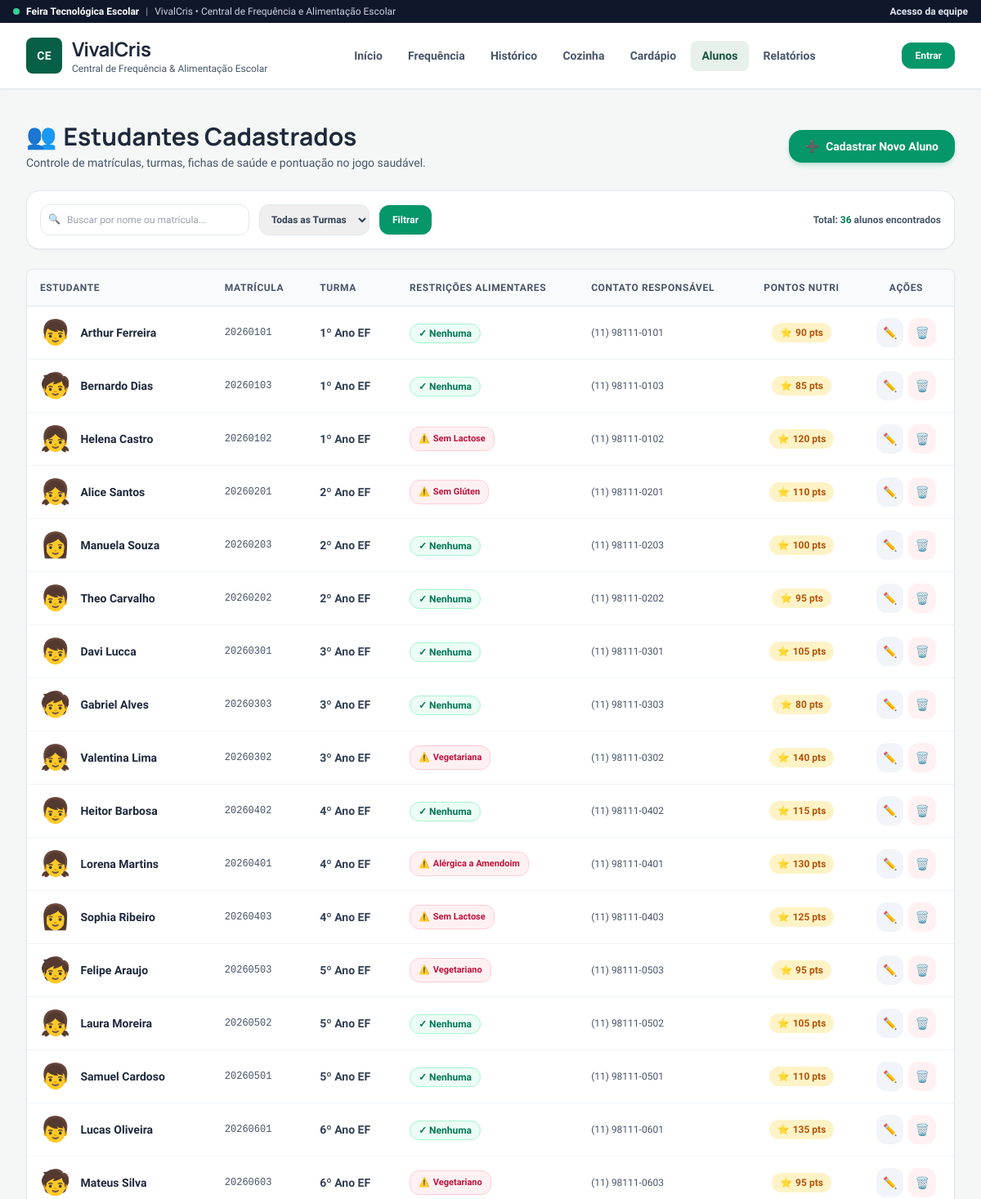
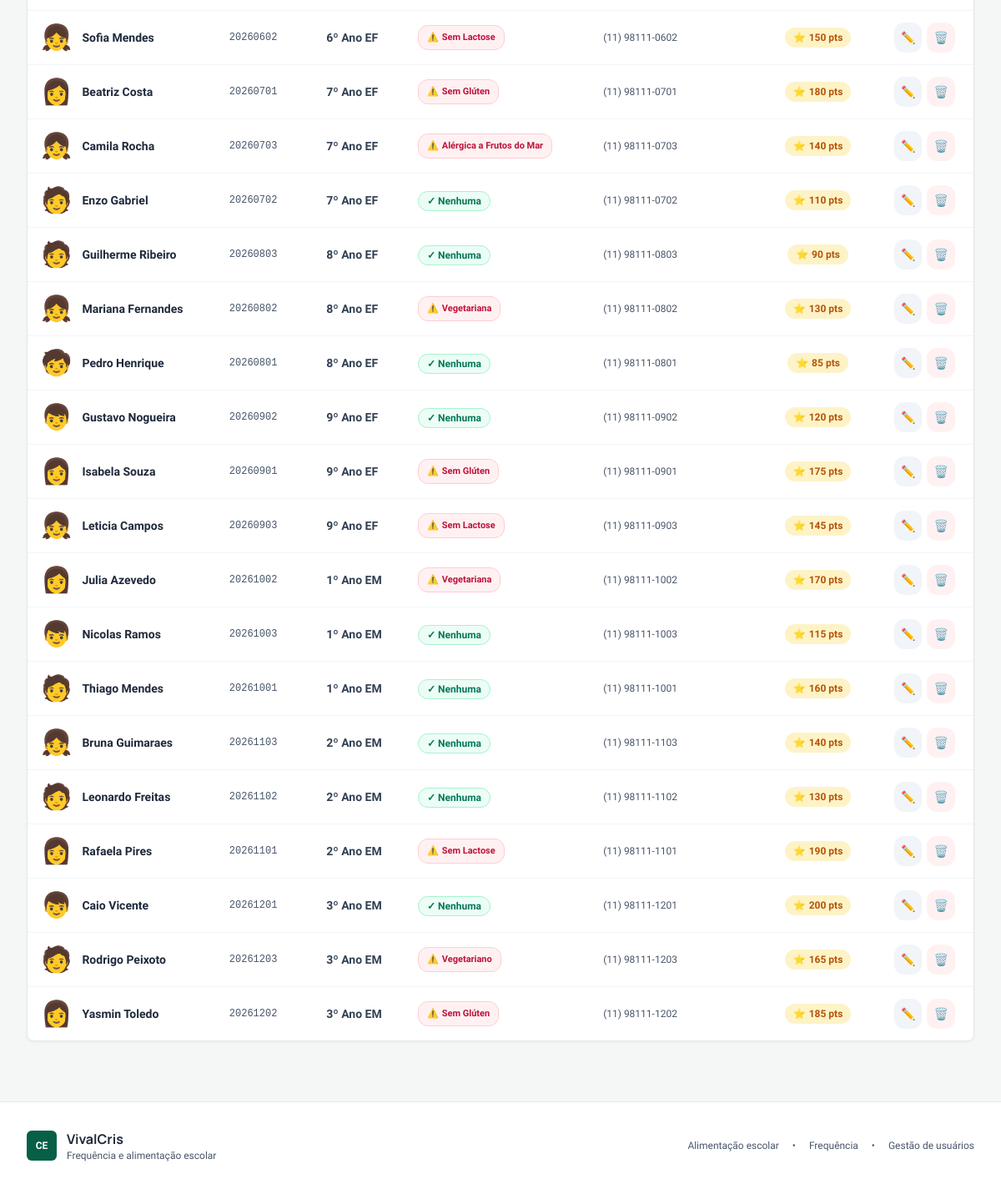
Page /public/alunos on the committed database (2 pictures, top to bottom).
### tables this page shows
CREATE TABLE `alunos` (
    `id` INT AUTO_INCREMENT PRIMARY KEY,
    `nome` VARCHAR(150) NOT NULL,
    `matricula` VARCHAR(50) NOT NULL UNIQUE,
    `turma` VARCHAR(50) NOT NULL,
    `avatar` VARCHAR(10) NOT NULL DEFAULT '👦',
    `restricoes` VARCHAR(255) DEFAULT 'Nenhuma',
    `telefone_responsavel` VARCHAR(30) DEFAULT NULL,
    `pontos_nutri` INT DEFAULT 50,
    `created_at` TIMESTAMP DEFAULT CURRENT_TIMESTAMP
);

### core/Controller.php (called while the page is built, shortened)
<?php
class Controller {
    protected function view(string $viewPath, array $data = []): void {
        extract($data);
        $viewFile = __DIR__ . "/../app/Views/{$viewPath}.php";
        require_once $viewFile;
    }
}

### app/Controllers/AlunosController.php (called while the page is built, shortened)
<?php
class AlunosController extends Controller {
    public function index(): void {
        $turma = $_GET['turma'] ?? 'todas';
        $busca = trim($_GET['busca'] ?? '');
        $turmas = Aluno::getTurmas();
        $alunos = (!empty($turma) && $turma !== 'todas') ? Aluno::getByTurma($turma) : Aluno::all();
        $this->view('alunos/index', [
            'alunos' => $alunos,
            'turmas' => $turmas,
            'turmaSelecionada' => $turma,
            'busca' => $busca,
            'total' => count($alunos)
        ]);
    }
}

### public/index.php (called while the page is built, shortened)
<?php
require_once __DIR__ . '/../core/helpers.php';
Router::dispatch();

### core/helpers.php (called while the page is built, shortened)
<?php
if (!function_exists('base_url')) {
    function base_url(): string {
        $scriptName = $_SERVER['SCRIPT_NAME'] ?? '';
        $base = dirname($scriptName);
        return rtrim(str_replace('\\', '/', $base), '/');
    }
}
if (!function_exists('url')) {
    function url(string $path = ''): string {
        $path = ltrim($path, '/');
        $base = base_url();
        return $base ? "{$base}/{$path}" : "/{$path}";
    }
}

### core/Model.php (called while the page is built, shortened)
<?php
abstract class Model {
    protected static ?PDO $db = null;
    protected static function getConnection(): PDO {
        if (self::$db === null) {
            self::$db = Database::getInstance();
        }
        return self::$db;
    }
}

### app/Models/Aluno.php (called while the page is built, shortened)
<?php
class Aluno extends Model {
    public static function all(): array {
        $turmas = self::getTurmas();
        $stmt = self::getConnection()->query("SELECT * FROM alunos");
        $todos = $stmt->fetchAll();
        usort($todos, function($a, $b) use ($turmas) {
            $posA = array_search($a['turma'], $turmas);
            $posB = array_search($b['turma'], $turmas);
            if ($posA !== $posB) {
                return $posA <=> $posB;
            }
            return strcmp($a['nome'], $b['nome']);
        });
        return $todos;
    }
    public static function getTurmas(): array {
        $ordem = [
            '1º Ano EF', '2º Ano EF', '3º Ano EF', '4º Ano EF', '5º Ano EF',
            '6º Ano EF', '7º Ano EF', '8º Ano EF', '9º Ano EF',
            '1º Ano EM', '2º Ano EM', '3º Ano EM'
        ];
        $stmt = self::getConnection()->query("SELECT DISTINCT turma FROM alunos");
        $turmas = $stmt->fetchAll(PDO::FETCH_COLUMN);
        usort($turmas, function($a, $b) use ($ordem) {
            $posA = array_search($a, $ordem);
            $posB = array_search($b, $ordem);
            if ($posA === false && $posB === false) return strcmp($a, $b);
            if ($posA === false) return 1;
            if ($posB === false) return -1;
            return $posA <=> $posB;
        });
        return !empty($turmas) ? $turmas : $ordem;
    }
}

### app/Views/alunos/index.php (the view, shortened to what this page needs)
<?php
require_once __DIR__ . '/../layouts/header.php';
?>
<div class="flex flex-col sm:flex-row sm:items-center justify-between gap-4 mb-6">
    <div>
        <div class="flex items-center gap-2">
            <span class="text-3xl">👥</span>
            <h1 class="text-2xl sm:text-3xl font-brand font-bold text-slate-800">Estudantes Cadastrados</h1>
        </div>
        <p class="text-xs sm:text-sm text-slate-600 mt-1">
            Controle de matrículas, turmas, fichas de saúde e pontuação no jogo saudável.
        </p>
    </div>
    <a href="<?= url('alunos/novo') ?>" class="inline-flex items-center gap-2 bg-emerald-600 hover:bg-emerald-700 text-white font-bold py-2.5 px-5 rounded-2xl shadow-md shadow-emerald-600/20 transition transform hover:scale-105 active:scale-95 text-xs sm:text-sm">
        <span>➕</span> Cadastrar Novo Aluno
    </a>
</div>
<div class="bg-white p-4 rounded-2xl border border-slate-200 shadow-sm mb-6 flex flex-col md:flex-row items-center justify-between gap-3">
    <form method="GET" action="<?= url('alunos') ?>" class="flex flex-wrap items-center gap-3 w-full md:w-auto">
        <div class="relative flex-grow sm:flex-grow-0 sm:w-64">
            <input type="text" name="busca" value="<?= htmlspecialchars($busca) ?>" placeholder="Buscar por nome ou matrícula..."
                   class="w-full text-xs p-2.5 pl-8 rounded-xl border border-slate-200 focus:outline-none focus:ring-2 focus:ring-emerald-500">
            <span class="absolute left-2.5 top-2.5 text-slate-600 text-xs">🔍</span>
        </div>
        <select name="turma" onchange="this.form.submit()" class="text-xs font-semibold p-2.5 rounded-xl border border-slate-200 text-slate-700">
            <option value="todas" <?= ($turmaSelecionada === 'todas') ? 'selected' : '' ?>>Todas as Turmas</option>
        </select>
        <button type="submit" class="p-2.5 px-4 bg-emerald-600 hover:bg-emerald-700 text-white font-bold rounded-xl text-xs transition">
            Filtrar
        </button>
    </form>
    <div class="text-xs font-bold text-slate-600">
        Total: <span class="text-emerald-700 font-bold"><?= $total ?></span> alunos encontrados
    </div>
</div>
<div class="fun-card overflow-hidden">
    <div class="overflow-x-auto">
        <table class="w-full text-left border-collapse">
            <thead>
                <tr class="bg-slate-50 border-b border-slate-200 text-xs font-bold text-slate-600 uppercase tracking-wider">
                    <th class="py-3.5 px-4">Estudante</th>
                    <th class="py-3.5 px-4">Matrícula</th>
                    <th class="py-3.5 px-4">Turma</th>
                    <th class="py-3.5 px-4">Restrições Alimentares</th>
                    <th class="py-3.5 px-4">Contato Responsável</th>
                    <th class="py-3.5 px-4 text-center">Pontos Nutri</th>
                    <th class="py-3.5 px-4 text-center">Ações</th>
                </tr>
            </thead>
            <tbody class="divide-y divide-slate-100 text-sm">
                <?php if (empty($alunos)): ?>
                    <tr>
                        <td colspan="7" class="py-12 text-center text-slate-600">
                            <span class="text-4xl block mb-2">🔍</span>
                            Nenhum aluno encontrado com esses critérios.
                        </td>
                    </tr>
                <?php else: ?>
                    <?php foreach ($alunos as $aluno): ?>
                        <tr class="hover:bg-slate-50/70 transition-colors">
                            <td class="py-3.5 px-4">
                                <div class="flex items-center gap-3">
                                    <span class="text-3xl select-none"><?= $aluno['avatar'] ?></span>
                                    <div>
                                        <p class="font-bold text-slate-800"><?= htmlspecialchars($aluno['nome']) ?></p>
                                    </div>
                                </div>
                            </td>
                            <td class="py-3.5 px-4 font-mono text-xs text-slate-600">
                                <?= htmlspecialchars($aluno['matricula']) ?>
                            </td>
                            <td class="py-3.5 px-4 font-semibold text-slate-700">
                                <?= htmlspecialchars($aluno['turma']) ?>
                            </td>
                            <td class="py-3.5 px-4">
                                <?php if (!empty($aluno['restricoes']) && strtolower($aluno['restricoes']) !== 'nenhuma'): ?>
                                    <span class="inline-flex items-center gap-1 text-[11px] font-bold px-2.5 py-1 rounded-xl bg-rose-50 text-rose-700 border border-rose-200">
                                        <span>⚠️</span> <?= htmlspecialchars($aluno['restricoes']) ?>
                                    </span>
                                <?php else: ?>
                                    <span class="text-xs text-emerald-700 font-semibold bg-emerald-50 px-2.5 py-1 rounded-xl border border-emerald-200">
                                        ✓ Nenhuma
                                    </span>
                                <?php endif; ?>
                            </td>
                            <td class="py-3.5 px-4 text-xs text-slate-600">
                                <?= !empty($aluno['telefone_responsavel']) ? htmlspecialchars($aluno['telefone_responsavel']) : '<span class="text-slate-600">Não informado</span>' ?>
                            </td>
                            <td class="py-3.5 px-4 text-center">
                                <span class="inline-flex items-center gap-1 font-bold text-xs text-amber-700 bg-amber-100 px-2.5 py-1 rounded-full">
                                    <span>⭐</span> <?= $aluno['pontos_nutri'] ?? 50 ?> pts
                                </span>
                            </td>
                            <td class="py-3.5 px-4 text-center">
                                <div class="flex items-center justify-center gap-1.5">
                                    <a href="<?= url('alunos/editar?id=' . $aluno['id']) ?>"
                                       class="p-2 rounded-xl bg-slate-100 hover:bg-slate-200 text-slate-700 transition"
                                       title="Editar dados">
                                        ✏️
                                    </a>
                                    <form method="POST" action="<?= url('alunos/excluir') ?>" onsubmit="return confirm('Deseja realmente excluir este aluno do sistema?');">
                                        <button type="submit" class="p-2 rounded-xl bg-rose-50 hover:bg-rose-100 text-rose-600 transition" title="Excluir aluno">
                                            🗑️
                                        </button>
                                    </form>
                                </div>
                            </td>
                        </tr>
                    <?php endforeach; ?>
                <?php endif; ?>
            </tbody>
        </table>
    </div>
</div>
<?php require_once __DIR__ . '/../layouts/footer.php'; ?>

### public/css/style.css (style rules this page uses)
.fun-card { background: #ffffff; border-radius: 0.5rem; border: 1px solid #e2e8f0; box-shadow: 0 1px 3px rgba(15, 23, 42, 0.05); transition: box-shadow 0.18s ease, border-color 0.18s ease; }
.app-body { background: #f4f7f5; font-family: 'Source Sans 3', sans-serif; }

### rows in the picture
alunos: avatar "👦", nome "Arthur Ferreira", matricula "20260101", turma "1º Ano EF", restricoes "✓ Nenhuma", telefone_responsavel "(11) 98111-0101", pontos_nutri "90"
alunos: avatar "🧒", nome "Bernardo Dias", matricula "20260103", turma "1º Ano EF", restricoes "✓ Nenhuma", telefone_responsavel "(11) 98111-0103", pontos_nutri "85"
alunos: avatar "👧", nome "Helena Castro", matricula "20260102", turma "1º Ano EF", restricoes "Sem Lactose", telefone_responsavel "(11) 98111-0102", pontos_nutri "120"
alunos: avatar "👧", nome "Alice Santos", matricula "20260201", turma "2º Ano EF", restricoes "Sem Glúten", telefone_responsavel "(11) 98111-0201", pontos_nutri "110"
alunos: avatar "👩", nome "Manuela Souza", matricula "20260203", turma "2º Ano EF", restricoes "✓ Nenhuma", telefone_responsavel "(11) 98111-0203", pontos_nutri "100"
alunos: avatar "👦", nome "Theo Carvalho", matricula "20260202", turma "2º Ano EF", restricoes "✓ Nenhuma", telefone_responsavel "(11) 98111-0202", pontos_nutri "95"
alunos: avatar "👦", nome "Davi Lucca", matricula "20260301", turma "3º Ano EF", restricoes "✓ Nenhuma", telefone_responsavel "(11) 98111-0301", pontos_nutri "105"
alunos: avatar "🧒", nome "Gabriel Alves", matricula "20260303", turma "3º Ano EF", restricoes "✓ Nenhuma", telefone_responsavel "(11) 98111-0303", pontos_nutri "80"
alunos: avatar "👧", nome "Valentina Lima", matricula "20260302", turma "3º Ano EF", restricoes "Vegetariana", telefone_responsavel "(11) 98111-0302", pontos_nutri "140"
alunos: avatar "👦", nome "Heitor Barbosa", matricula "20260402", turma "4º Ano EF", restricoes "✓ Nenhuma", telefone_responsavel "(11) 98111-0402", pontos_nutri "115"
alunos: avatar "👧", nome "Lorena Martins", matricula "20260401", turma "4º Ano EF", restricoes "Alérgica a Amendoim", telefone_responsavel "(11) 98111-0401", pontos_nutri "130"
alunos: avatar "👩", nome "Sophia Ribeiro", matricula "20260403", turma "4º Ano EF", restricoes "Sem Lactose", telefone_responsavel "(11) 98111-0403", pontos_nutri "125"
alunos: avatar "🧒", nome "Felipe Araujo", matricula "20260503", turma "5º Ano EF", restricoes "Vegetariano", telefone_responsavel "(11) 98111-0503", pontos_nutri "95"
alunos: avatar "👧", nome "Laura Moreira", matricula "20260502", turma "5º Ano EF", restricoes "✓ Nenhuma", telefone_responsavel "(11) 98111-0502", pontos_nutri "105"
alunos: avatar "👦", nome "Samuel Cardoso", matricula "20260501", turma "5º Ano EF", restricoes "✓ Nenhuma", telefone_responsavel "(11) 98111-0501", pontos_nutri "110"
alunos: avatar "👦", nome "Lucas Oliveira", matricula "20260601", turma "6º Ano EF", restricoes "✓ Nenhuma", telefone_responsavel "(11) 98111-0601", pontos_nutri "135"
alunos: avatar "🧒", nome "Mateus Silva", matricula "20260603", turma "6º Ano EF", restricoes "Vegetariano", telefone_responsavel "(11) 98111-0603", pontos_nutri "95"
alunos: avatar "👧", nome "Sofia Mendes", matricula "20260602", turma "6º Ano EF", restricoes "Sem Lactose", telefone_responsavel "(11) 98111-0602", pontos_nutri "150"
alunos: avatar "👩", nome "Beatriz Costa", matricula "20260701", turma "7º Ano EF", restricoes "Sem Glúten", telefone_responsavel "(11) 98111-0701", pontos_nutri "180"
alunos: avatar "👧", nome "Camila Rocha", matricula "20260703", turma "7º Ano EF", restricoes "Alérgica a Frutos do Mar", telefone_responsavel "(11) 98111-0703", pontos_nutri "140"
alunos: avatar "🧑", nome "Enzo Gabriel", matricula "20260702", turma "7º Ano EF", restricoes "✓ Nenhuma", telefone_responsavel "(11) 98111-0702", pontos_nutri "110"
alunos: avatar "🧑", nome "Guilherme Ribeiro", matricula "20260803", turma "8º Ano EF", restricoes "✓ Nenhuma", telefone_responsavel "(11) 98111-0803", pontos_nutri "90"
alunos: avatar "👧", nome "Mariana Fernandes", matricula "20260802", turma "8º Ano EF", restricoes "Vegetariana", telefone_responsavel "(11) 98111-0802", pontos_nutri "130"
alunos: avatar "🧒", nome "Pedro Henrique", matricula "20260801", turma "8º Ano EF", restricoes "✓ Nenhuma", telefone_responsavel "(11) 98111-0801", pontos_nutri "85"
alunos: avatar "👦", nome "Gustavo Nogueira", matricula "20260902", turma "9º Ano EF", restricoes "✓ Nenhuma", telefone_responsavel "(11) 98111-0902", pontos_nutri "120"
alunos: avatar "👩", nome "Isabela Souza", matricula "20260901", turma "9º Ano EF", restricoes "Sem Glúten", telefone_responsavel "(11) 98111-0901", pontos_nutri "175"
alunos: avatar "👧", nome "Leticia Campos", matricula "20260903", turma "9º Ano EF", restricoes "Sem Lactose", telefone_responsavel "(11) 98111-0903", pontos_nutri "145"
alunos: avatar "👩", nome "Julia Azevedo", matricula "20261002", turma "1º Ano EM", restricoes "Vegetariana", telefone_responsavel "(11) 98111-1002", pontos_nutri "170"
alunos: avatar "👦", nome "Nicolas Ramos", matricula "20261003", turma "1º Ano EM", restricoes "✓ Nenhuma", telefone_responsavel "(11) 98111-1003", pontos_nutri "115"
alunos: avatar "🧑", nome "Thiago Mendes", matricula "20261001", turma "1º Ano EM", restricoes "✓ Nenhuma", telefone_responsavel "(11) 98111-1001", pontos_nutri "160"
alunos: avatar "👧", nome "Bruna Guimaraes", matricula "20261103", turma "2º Ano EM", restricoes "✓ Nenhuma", telefone_responsavel "(11) 98111-1103", pontos_nutri "140"
alunos: avatar "🧑", nome "Leonardo Freitas", matricula "20261102", turma "2º Ano EM", restricoes "✓ Nenhuma", telefone_responsavel "(11) 98111-1102", pontos_nutri "130"
alunos: avatar "👩", nome "Rafaela Pires", matricula "20261101", turma "2º Ano EM", restricoes "Sem Lactose", telefone_responsavel "(11) 98111-1101", pontos_nutri "190"
alunos: avatar "👦", nome "Caio Vicente", matricula "20261201", turma "3º Ano EM", restricoes "✓ Nenhuma", telefone_responsavel "(11) 98111-1201", pontos_nutri "200"
alunos: avatar "🧑", nome "Rodrigo Peixoto", matricula "20261203", turma "3º Ano EM", restricoes "Vegetariano", telefone_responsavel "(11) 98111-1203", pontos_nutri "165"
alunos: avatar "👩", nome "Yasmin Toledo", matricula "20261202", turma "3º Ano EM", restricoes "Sem Glúten", telefone_responsavel "(11) 98111-1202", pontos_nutri "185"

### other values in the picture
$total "36"
